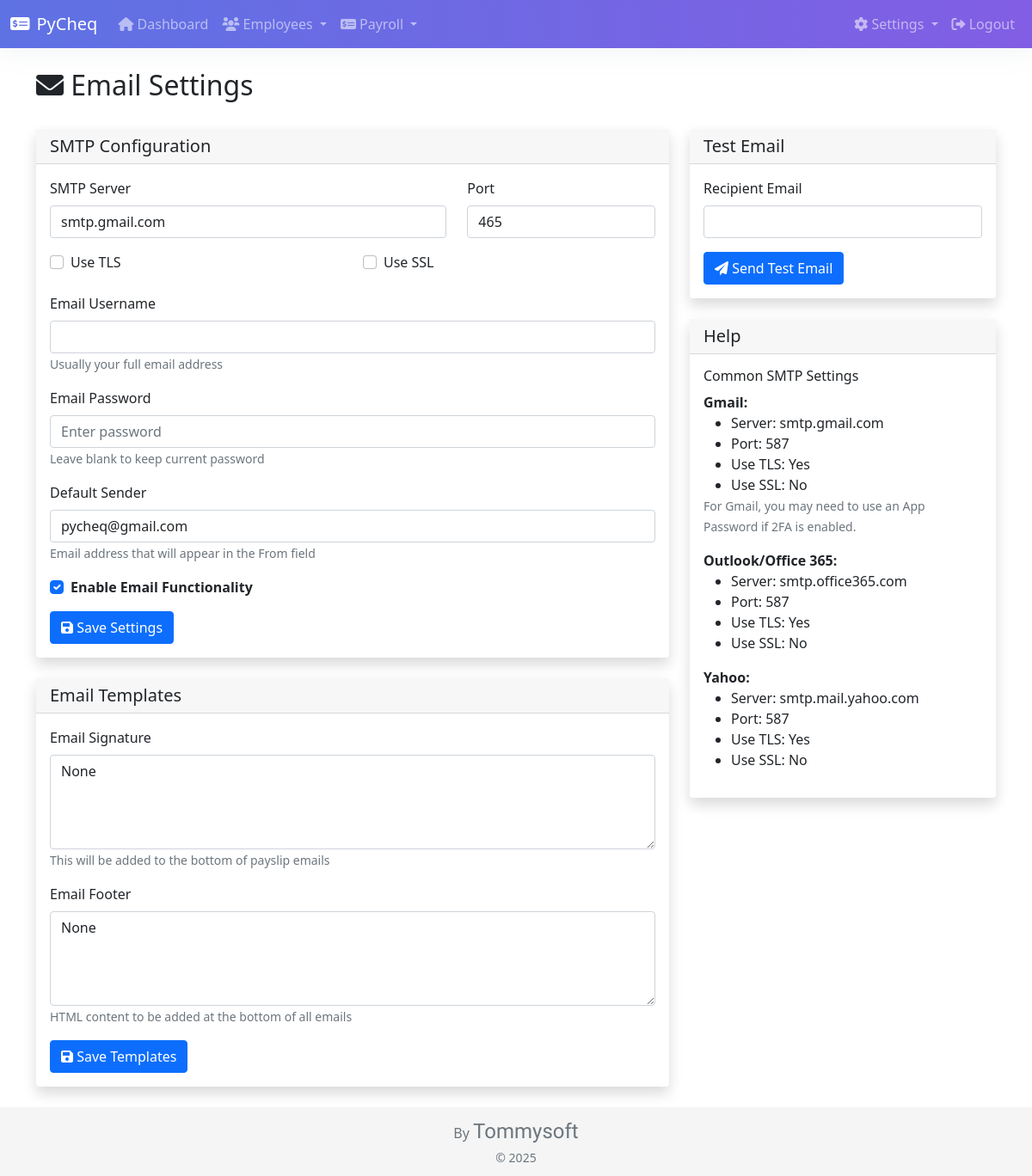
The page /email_settings (signed in) on the database its author committed.
### models.py (models this page shows, shortened)
class EmailSettings(db.Model):
    id = db.Column(db.Integer, primary_key=True)
    enabled = db.Column(db.Boolean, default=False)
    smtp_server = db.Column(db.String(100), default='smtp.gmail.com')
    smtp_port = db.Column(db.Integer, default=587)
    smtp_use_tls = db.Column(db.Boolean, default=True)
    smtp_username = db.Column(db.String(100))
    smtp_password = db.Column(db.String(100))
    default_sender = db.Column(db.String(100))
    last_tested = db.Column(db.DateTime)
    test_status = db.Column(db.String(100))

class Company(db.Model):
    id = db.Column(db.Integer, primary_key=True)
    name = db.Column(db.String(200), nullable=False)
    address = db.Column(db.Text, nullable=False)
    phone = db.Column(db.String(20), nullable=False)
    email = db.Column(db.String(120), nullable=False)
    website = db.Column(db.String(120))
    registration_number = db.Column(db.String(50), nullable=False)
    tax_number = db.Column(db.String(50), nullable=False)
    logo = db.Column(db.String(255))
    email_signature = db.Column(db.Text)
    email_footer = db.Column(db.Text)
    licenses = db.relationship('License', backref='company', lazy=True)

### app.py (the view, shortened to what this page needs)
@app.route('/email_settings', methods=['GET', 'POST'])
@login_required
def email_settings():
    if not current_user.is_admin:
        flash('Permission denied', 'danger')
        return redirect(url_for('dashboard'))
    email_settings = EmailSettings.query.first()
    company = Company.query.first()
    return render_template('email_settings.html', email_settings=email_settings, company=company)

### app.py (called while the page is built)
@login_manager.user_loader
def load_user(user_id):
    return User.query.get(int(user_id))

### templates/email_settings.html (shortened to what this page needs)
{% extends "base.html" %}
{% block content %}
<div class="container">
    <div class="row mb-4">
        <div class="col">
            <h2><i class="fas fa-envelope"></i> Email Settings</h2>
        </div>
    </div>
    <div class="row">
        <div class="col-md-8">
            <div class="card shadow mb-4">
                <div class="card-header">
                    <h5 class="mb-0">SMTP Configuration</h5>
                </div>
                <div class="card-body">
                    <form method="POST">
                        <div class="row mb-3">
                            <div class="col-md-8">
                                <label class="form-label">SMTP Server</label>
                                <select class="form-control" name="smtp_server" id="smtp_server" required>
                                    <option value="smtp.gmail.com" {% if email_settings and email_settings.smtp_server == 'smtp.gmail.com' %}selected{% endif %}>smtp.gmail.com</option>
                                </select>
                            </div>
                            <div class="col-md-4">
                                <label class="form-label">Port</label>
                                <input type="number" class="form-control" name="smtp_port" value="{{ email_settings.smtp_port }}" required>
                            </div>
                        </div>
                        <div class="row mb-3">
                            <div class="col-md-6">
                                <div class="form-check mb-2">
                                    <input class="form-check-input" type="checkbox" id="use_tls" name="use_tls" {% if email_settings.use_tls %}checked{% endif %}>
                                    <label class="form-check-label" for="use_tls">Use TLS</label>
                                </div>
                            </div>
                            <div class="col-md-6">
                                <div class="form-check mb-2">
                                    <input class="form-check-input" type="checkbox" id="use_ssl" name="use_ssl" {% if email_settings.use_ssl %}checked{% endif %}>
                                    <label class="form-check-label" for="use_ssl">Use SSL</label>
                                </div>
                            </div>
                        </div>
                        <div class="mb-3">
                            <label class="form-label">Email Username</label>
                            <input type="text" class="form-control" name="username" value="{{ email_settings.username }}" required>
                            <small class="text-muted">Usually your full email address</small>
                        </div>
                        <div class="mb-3">
                            <label class="form-label">Email Password</label>
                            <input type="password" class="form-control" name="password" placeholder="{% if email_settings.password %}••••••••••••{% else %}Enter password{% endif %}">
                            <small class="text-muted">Leave blank to keep current password</small>
                        </div>
                        <div class="mb-3">
                            <label class="form-label">Default Sender</label>
                            <input type="text" class="form-control" name="default_sender" value="{{ email_settings.default_sender }}" required>
                            <small class="text-muted">Email address that will appear in the From field</small>
                        </div>
                        <div class="form-check mb-3">
                            <input class="form-check-input" type="checkbox" id="enabled" name="enabled" {% if email_settings.enabled %}checked{% endif %}>
                            <label class="form-check-label" for="enabled">
                                <strong>Enable Email Functionality</strong>
                            </label>
                        </div>
                        <button type="submit" class="btn btn-primary">
                            <i class="fas fa-save"></i> Save Settings
                        </button>
                    </form>
                </div>
            </div>
            <div class="card shadow mb-4">
                <div class="card-header">
                    <h5 class="mb-0">Email Templates</h5>
                </div>
                <div class="card-body">
                    <form method="POST">
                        <div class="mb-3">
                            <label class="form-label">Email Signature</label>
                            <textarea class="form-control" name="email_signature" rows="4">{{ company.email_signature }}</textarea>
                            <small class="text-muted">This will be added to the bottom of payslip emails</small>
                        </div>
                        <div class="mb-3">
                            <label class="form-label">Email Footer</label>
                            <textarea class="form-control" name="email_footer" rows="4">{{ company.email_footer }}</textarea>
                            <small class="text-muted">HTML content to be added at the bottom of all emails</small>
                        </div>
                        <button type="submit" class="btn btn-primary">
                            <i class="fas fa-save"></i> Save Templates
                        </button>
                    </form>
                </div>
            </div>
        </div>
        <div class="col-md-4">
            <div class="card shadow mb-4">
                <div class="card-header">
                    <h5 class="mb-0">Test Email</h5>
                </div>
                <div class="card-body">
                    <form method="POST">
                        <div class="mb-3">
                            <label class="form-label">Recipient Email</label>
                            <input type="email" class="form-control" name="test_recipient" required>
                        </div>
                        <button type="submit" class="btn btn-primary" {% if not email_settings.enabled %}disabled{% endif %}>
                            <i class="fas fa-paper-plane"></i> Send Test Email
                        </button>
                    </form>
                </div>
            </div>
            <div class="card shadow">
                <div class="card-header">
                    <h5 class="mb-0">Help</h5>
                </div>
                <div class="card-body">
                    <h6>Common SMTP Settings</h6>
                    <div class="mb-3">
                        <strong>Gmail:</strong>
                        <ul class="mb-0">
                            <li>Server: smtp.gmail.com</li>
                            <li>Port: 587</li>
                            <li>Use TLS: Yes</li>
                            <li>Use SSL: No</li>
                        </ul>
                        <small class="text-muted">For Gmail, you may need to use an App Password if 2FA is enabled.</small>
                    </div>
                    <div class="mb-3">
                        <strong>Outlook/Office 365:</strong>
                        <ul class="mb-0">
                            <li>Server: smtp.office365.com</li>
                            <li>Port: 587</li>
                            <li>Use TLS: Yes</li>
                            <li>Use SSL: No</li>
                        </ul>
                    </div>
                    <div class="mb-3">
                        <strong>Yahoo:</strong>
                        <ul class="mb-0">
                            <li>Server: smtp.mail.yahoo.com</li>
                            <li>Port: 587</li>
                            <li>Use TLS: Yes</li>
                            <li>Use SSL: No</li>
                        </ul>
                    </div>
                </div>
            </div>
        </div>
    </div>
</div>
{% endblock %}

### templates/base.html (style rules this page uses)
.card { box-shadow: 0 0 2rem 0 rgba(136,152,170,.15); border: 0; }
html { position: relative; min-height: 100%; }
body { margin-bottom: 80px; }

### rows shown on the page
EmailSettings: smtp_server "smtp.gmail.com", smtp_port "465", default_sender "pycheq@gmail.com", enabled "☑"
Company: email_signature "None", email_footer "None"
